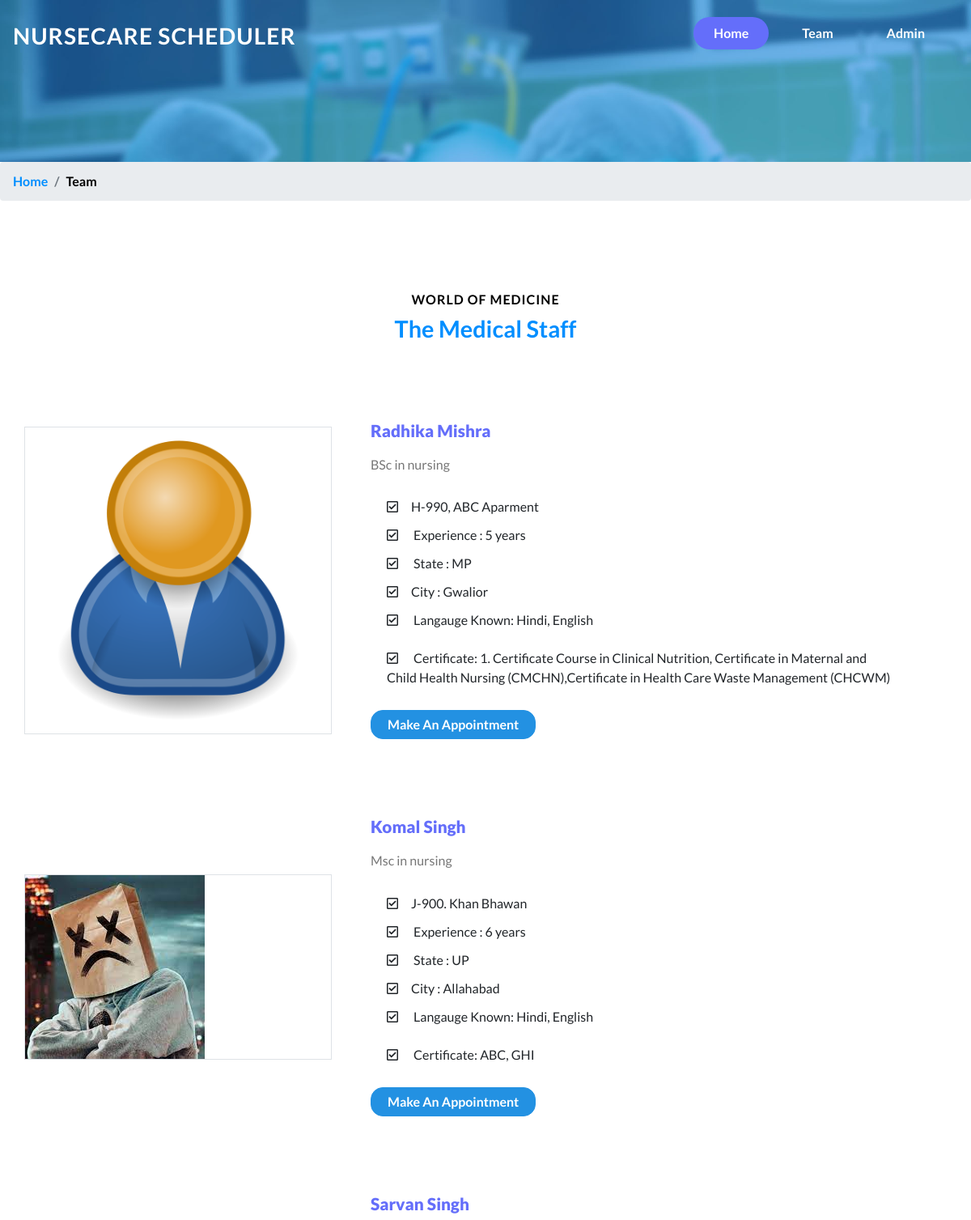
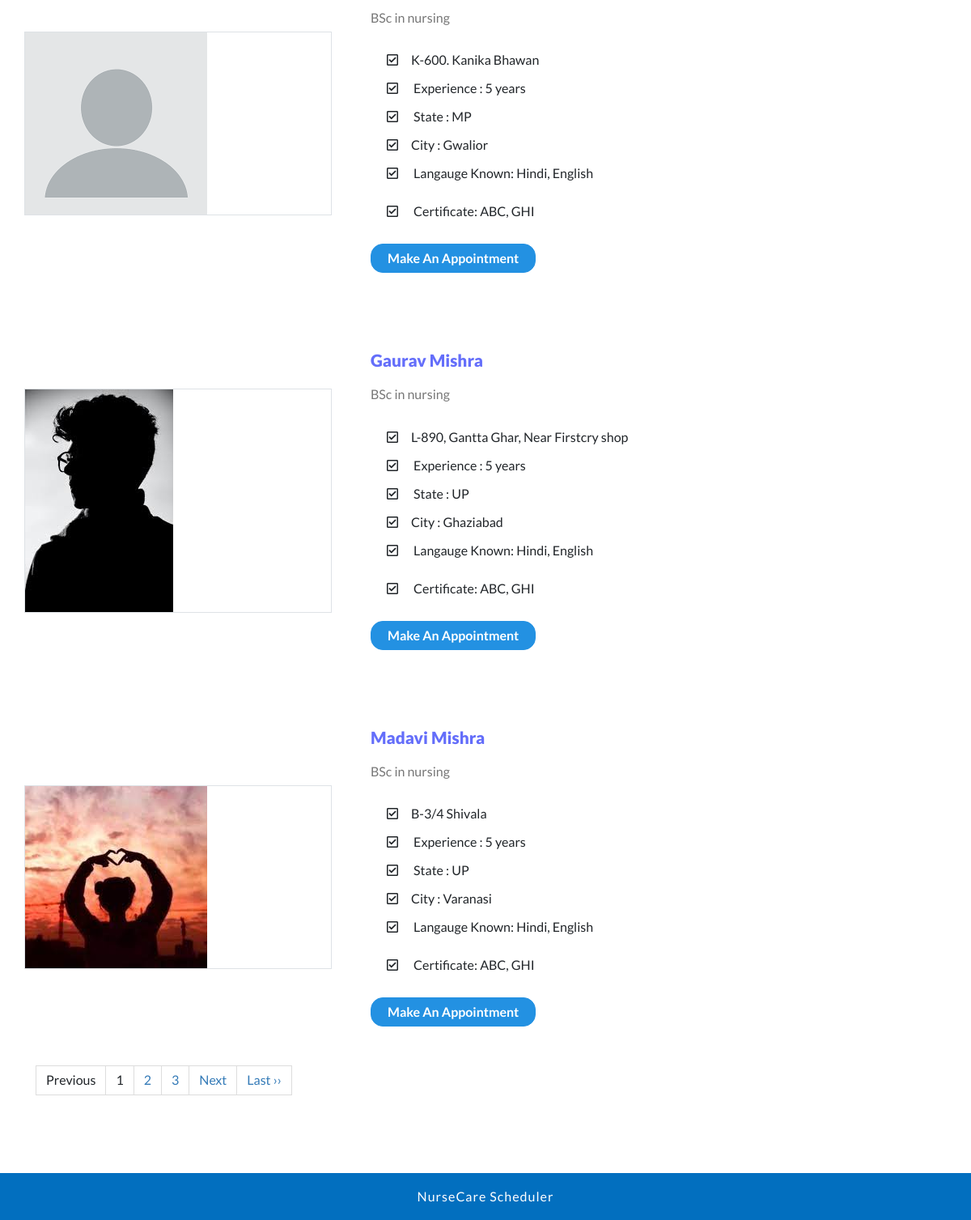
The app's page /team.php with its own data (2 pictures, top to bottom).
### tables this page shows
CREATE TABLE `tblnurse` (
  `ID` int(5) NOT NULL,
  `Name` varchar(250) DEFAULT NULL,
  `Gender` varchar(50) DEFAULT NULL,
  `Email` varchar(250) DEFAULT NULL,
  `MobileNo` bigint(20) DEFAULT NULL,
  `Address` varchar(250) DEFAULT NULL,
  `City` varchar(250) DEFAULT NULL,
  `State` varchar(250) DEFAULT NULL,
  `LanguagesKnown` varchar(250) DEFAULT NULL,
  `NursingExp` varchar(250) DEFAULT NULL,
  `NursingCertificate` varchar(250) DEFAULT NULL,
  `EducationDescription` mediumtext DEFAULT NULL,
  `ProfilePic` varchar(250) DEFAULT NULL,
  `CreationDate` timestamp NULL DEFAULT current_timestamp()
);

### team.php (the view, shortened to what this page needs)
<?php session_start();
include('includes/config.php');
?>
<!DOCTYPE html>
<html lang="zxx">
<head>
    <link href="css/bootstrap.css" type="text/css" rel="stylesheet" media="all">
    <link href="css/style.css" type="text/css" rel="stylesheet" media="all">
    <link href="css/fontawesome-all.min.css" rel="stylesheet">
</head>
<body>
    <div class="inner-banner" id="home">
        <?php include_once("includes/navbar.php");?>
    </div>
    <nav aria-label="breadcrumb">
        <ol class="breadcrumb">
            <li class="breadcrumb-item">
                <a href="index.html">Home</a>
            </li>
            <li class="breadcrumb-item active" aria-current="page">Team</li>
        </ol>
    </nav>
    <section class="team-agile py-lg-5">
        <div class="container py-sm-5 pt-5 pb-0">
            <div class="title-section text-center pb-lg-5">
                <h4>world of medicine</h4>
                <h3 class="w3ls-title text-center text-capitalize">the medical staff</h3>
            </div>
            <?php
            if (isset($_GET['page_no']) && $_GET['page_no']!="") {
    $page_no = $_GET['page_no'];
    } else {
        $page_no = 1;
        }
    $total_records_per_page = 5;
    $offset = ($page_no-1) * $total_records_per_page;
    $previous_page = $page_no - 1;
    $next_page = $page_no + 1;
    $result_count = mysqli_query($con,"SELECT COUNT(ID) As total_records FROM tblnurse ");
    $total_records = mysqli_fetch_array($result_count);
    $total_records = $total_records['total_records'];
    $total_no_of_pages = ceil($total_records / $total_records_per_page);
$query=mysqli_query($con,"select * from tblnurse LIMIT $offset, $total_records_per_page");
$cnt=1;
while($result=mysqli_fetch_array($query)){
?>
            <div class="row mt-5 pb-lg-5">
                <div class="col-md-4 border p-0 my-auto">
                    <img src="admin/images/<?php echo $result['ProfilePic']?>" class="img-fluid" alt="team-img" />
                </div>
                <div class="col-md-8 team-text mt-md-0 mt-5">
                    <h4><?php echo $result['Name']?></h4>
                    <p class="my-3"><?php echo $result['EducationDescription']?></p>
                    <ul class="list-group mb-3">
                        <li class="list-group-item border-0">
                            <i class="far fa-check-square  mr-3"></i><?php echo $result['Address']?></li>
                        <li class="list-group-item border-0 py-0">
                            <i class="far fa-check-square  mr-3"></i>
                            Experience : <?php echo $result['NursingExp']?> years</li>
                        <li class="list-group-item border-0">
                            <i class="far fa-check-square  mr-3"></i>
                            State : <?php echo $result['State']?></li>
                        <li class="list-group-item border-0 py-0">
                            <i class="far fa-check-square  mr-3"></i>City : <?php echo $result['City']?></li>
                        <li class="list-group-item border-0">
                            <i class="far fa-check-square  mr-3"></i>
                            Langauge Known: <?php echo $result['LanguagesKnown']?>
                        </li>
                        <li class="list-group-item border-0">
                            <i class="far fa-check-square  mr-3"></i>
                            Certificate: <?php echo $result['NursingCertificate']?>
                        </li>
                    </ul>
                    <a href="book-nurse.php?bookid=<?php echo $result['ID']?>" class="btn_apt">make an appointment </a>
                </div>
            </div><?php $cnt++;} ?>
            <div class="pagination" align="center">
<ul class="pagination">
    <li <?php if($page_no <= 1){ echo "class='disabled'"; } ?>>
    <a <?php if($page_no > 1){ echo "href='?page_no=$previous_page'"; } ?>>Previous</a>
    </li>
    <?php
    if ($total_no_of_pages <= 10){
        for ($counter = 1; $counter <= $total_no_of_pages; $counter++){
            if ($counter == $page_no) {
           echo "<li class='active'><a>$counter</a></li>";
                }else{
           echo "<li><a href='?page_no=$counter'>$counter</a></li>";
                }
        }
    }
?>
    <li <?php if($page_no >= $total_no_of_pages){ echo "class='disabled'"; } ?>>
    <a <?php if($page_no < $total_no_of_pages) { echo "href='?page_no=$next_page'"; } ?>>Next</a>
    </li>
    <?php if($page_no < $total_no_of_pages){
        echo "<li><a href='?page_no=$total_no_of_pages'>Last &rsaquo;&rsaquo;</a></li>";
        } ?>
</ul>
            </div>
        </div>
    </section>
   <?php include_once("includes/footer.php");?>
    <link rel="stylesheet" href="css/jquery-ui.css" />
</body>
</html>

### includes/navbar.php (shortened to what this page needs)
<header>
            <nav class="navbar navbar-expand-lg navbar-light bg-gradient-secondary pt-3">
                <h1>
                    <a class="navbar-brand text-white" href="index.php">
                        NurseCare Scheduler
                    </a>
                </h1>
                <div class="collapse navbar-collapse" id="navbarSupportedContent">
                    <ul class="navbar-nav ml-lg-auto text-center">
                        <li class="nav-item  mr-3 active">
                            <a class="nav-link text-white active" href="index.php">Home
                            </a>
                        </li>
                        <li class="nav-item  mr-3">
                            <a class="nav-link text-white text-capitalize" href="team.php">Team</a>
                        </li>
                        <li class="nav-item  mr-3 ">
                            <a class="nav-link text-white text-capitalize" href="admin/index.php">Admin</a>
                        </li>
                    </ul>
                </div>
            </nav>
        </header>

### includes/footer.php
<div class="cpy-right text-center">
        <p> NurseCare Scheduler
        </p>
    </div>

### css/style.css (style rules this page uses)
body { margin: 0; font-family: 'Lato', sans-serif; background: #fff; }
body a, .slider-info a, .newsright input[type="submit"] { transition: 0.5s all; -webkit-transition: 0.5s all; -moz-transition: 0.5s all; -o-transition: 0.5s all; -ms-transition: 0.5s all; text-decoration: none; outline: none; }
h1, h2, h3, h4, h5, h6 { margin: 0; font-family: 'Lato', sans-serif; }
p { margin: 0; color: #777; font-size: 1em; line-height: 1.6; }
ul { margin: 0; padding: 0; }
ul { list-style-type: none; }
a.navbar-brand { font-family: 'Lato', sans-serif; text-transform: uppercase; font-size: 0.7em; letter-spacing: 1px; font-weight: 600; }
.navbar-light .navbar-nav .show>.nav-link, .navbar-light .navbar-nav .active>.nav-link, .navbar-light .navbar-nav .nav-link.show, .navbar-light .navbar-nav .nav-link.active { color: #fff !important; background: #646efa; border-radius: 20px; padding: 8px 25px; }
.navbar-light .navbar-nav .nav-link { padding: 8px 25px; font-weight: 600; }
.navbar { position: absolute; width: 100%; z-index: 11; }
.inner-banner { background: url(../images/slide.jpg)no-repeat; -webkit-background-size: cover; -moz-background-size: cover; -o-background-size: cover; -ms-background-size: cover; background-size: cover; min-height: 200px; position: relative; }
li.breadcrumb-item a { color: #008eff; font-weight: 600; }
.breadcrumb-item.active { color: #000; font-weight: 600; }
.title-section h4 { text-transform: uppercase; font-size: 1em; font-weight: 600; color: #000; letter-spacing: 1px; }
h3.w3ls-title { font-size: 1.8em; margin-top: 10px; font-weight: 600; color: #008eff; }
.cpy-right p { color: #fff; font-size: 1em; letter-spacing: 1px; }
.cpy-right { background: #026fbf; padding: 1em 1vw; }
.list-group-item { background: transparent; }
.team-text h4 { font-size: 1.3em; color: #646efa; font-weight: 800; }
.team-text { padding: 0 3em; }
.btn_apt { text-transform: capitalize; background: #2391e2; padding: 5px 20px; display: inline-block; color: #fff; border-radius: 15px; font-weight: 600; cursor: pointer; border: 1px solid #2391e2; }

### team.php (style rules this page uses)
.pagination>li>a, .pagination>li>span { position: relative; float: left; padding: 6px 12px; margin-left: -1px; line-height: 1.42857143; color: #337ab7; text-decoration: none; background-color: #fff; border: 1px solid #ddd; }

### records on screen
tblnurse: ProfilePic (picture), Name "Radhika Mishra", EducationDescription "BSc in nursing", Address "H-990, ABC Aparment", NursingExp "5", State "MP", City "Gwalior", LanguagesKnown "Hindi, English", NursingCertificate "1. Certificate Course in Clinical Nutrition, Certificate in Maternal and Child Health Nursing (CMCHN),Certificate in Health Care Waste Management (CHCWM)"
tblnurse: ProfilePic (picture), Name "Komal Singh", EducationDescription "Msc in nursing", Address "J-900. Khan Bhawan", NursingExp "6", State "UP", City "Allahabad", LanguagesKnown "Hindi, English", NursingCertificate "ABC, GHI"
tblnurse: ProfilePic (picture), Name "Sarvan Singh", EducationDescription "BSc in nursing", Address "K-600. Kanika Bhawan", NursingExp "5", State "MP", City "Gwalior", LanguagesKnown "Hindi, English", NursingCertificate "ABC, GHI"
tblnurse: ProfilePic (picture), Name "Gaurav Mishra", EducationDescription "BSc in nursing", Address "L-890, Gantta Ghar, Near Firstcry shop", NursingExp "5", State "UP", City "Ghaziabad", LanguagesKnown "Hindi, English", NursingCertificate "ABC, GHI"
tblnurse: ProfilePic (picture), Name "Madavi Mishra", EducationDescription "BSc in nursing", Address "B-3/4 Shivala", NursingExp "5", State "UP", City "Varanasi", LanguagesKnown "Hindi, English", NursingCertificate "ABC, GHI"
